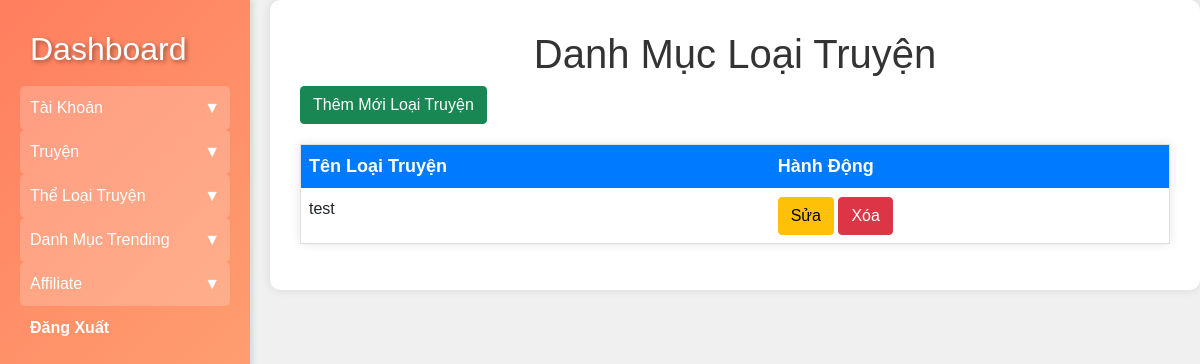
The page /admin/manga_type/index.php on the database as committed earlier.
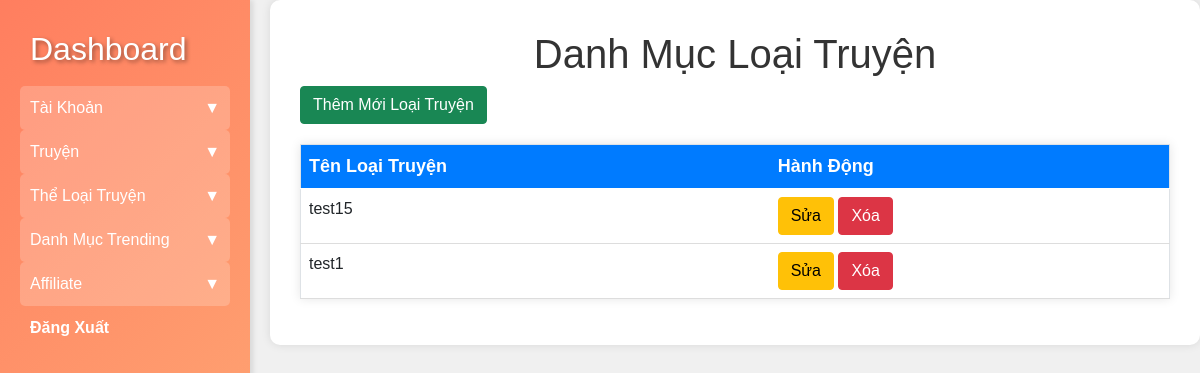
The same page on the database as committed later.
### tables this page shows
CREATE TABLE `manga_type` (
  `type_id` int(11) NOT NULL,
  `type_name` varchar(50) NOT NULL,
  `update_at` datetime NOT NULL DEFAULT current_timestamp()
);

### admin/manga_type/index.php (the view, shortened to what this page needs)
<?php
include '../config/db_connection.php';
$query = "SELECT * FROM manga_type";
$result = $conn->query($query);
?>
<!DOCTYPE html>
<html lang="en">
<head>
    <link rel="stylesheet" href="../../assets/css/styles.css">
    <link href="https://cdn.jsdelivr.net/npm/bootstrap@5.0.2/dist/css/bootstrap.min.css" rel="stylesheet">
</head>
<body>
    <div class="sidebar">
        <a href="../index.php">
            <h2>Dashboard</h2>
        </a>
        <div class="toggle-btn" onclick="toggleMenu('accounts-menu')">
            <span>Tài Khoản</span>
            <span>&#9660;</span>
        </div>
        <div class="toggle-btn" onclick="toggleMenu('manga-menu')">
            <span>Truyện</span>
            <span>&#9660;</span>
        </div>
        <div class="toggle-btn" onclick="toggleMenu('manga-type-menu')">
            <span>Thể Loại Truyện</span>
            <span>&#9660;</span>
        </div>
        <div class="toggle-btn" onclick="toggleMenu('trending-menu')">
            <span>Danh Mục Trending</span>
            <span>&#9660;</span>
        </div>
        <div class="toggle-btn" onclick="toggleMenu('aff-menu')">
            <span>Affiliate</span>
            <span>&#9660;</span>
        </div>
        <a href="../logout.php">Đăng Xuất</a>
    </div>
    <div class="content">
        <h1>Danh Mục Loại Truyện</h1>
        <a class="btn btn-success" href="create.php">Thêm Mới Loại Truyện</a>
        <table class="table" border="1">
            <thead>
                <tr>
                    <th>Tên Loại Truyện</th>
                    <th>Hành Động</th>
                </tr>
            </thead>
            <tbody>
                <?php while ($row = $result->fetch_assoc()): ?>
                    <tr>
                        <td><?= $row['type_name'] ?></td>
                        <td>
                            <a href="edit.php?id=<?= $row['type_id'] ?>" class="btn btn-warning">Sửa</a>
                            <a href="delete.php?id=<?= $row['type_id'] ?>" onclick="return confirm('Are you sure?')" class="btn btn-danger">Xóa</a>
                        </td>
                    </tr>
                <?php endwhile; ?>
            </tbody>
        </table>
    </div>
</body>
</html>

Rows that differ between the two databases and show on the page:
changed manga_type: type_name "test" → "test15"
added manga_type: type_name "test1"
